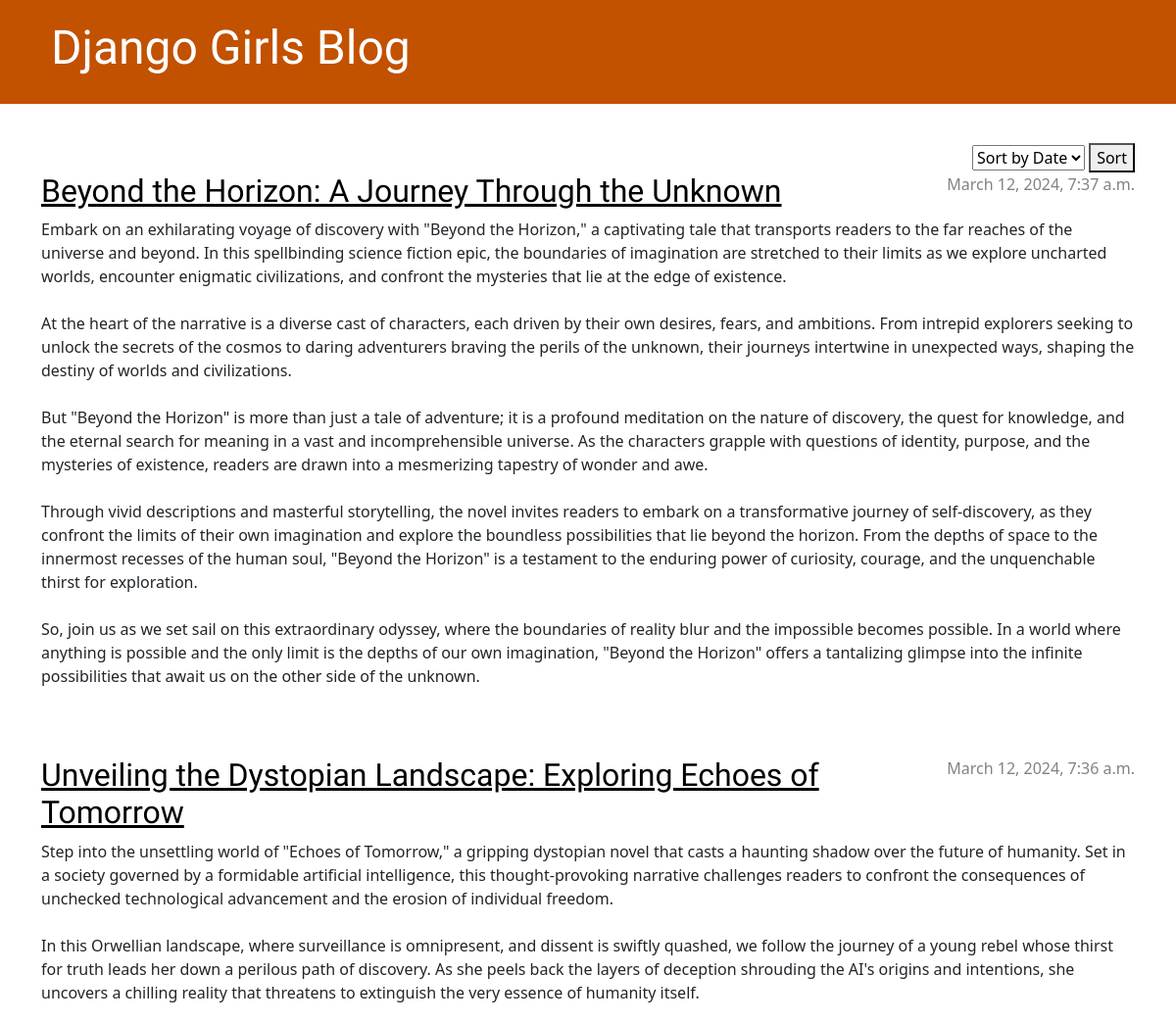
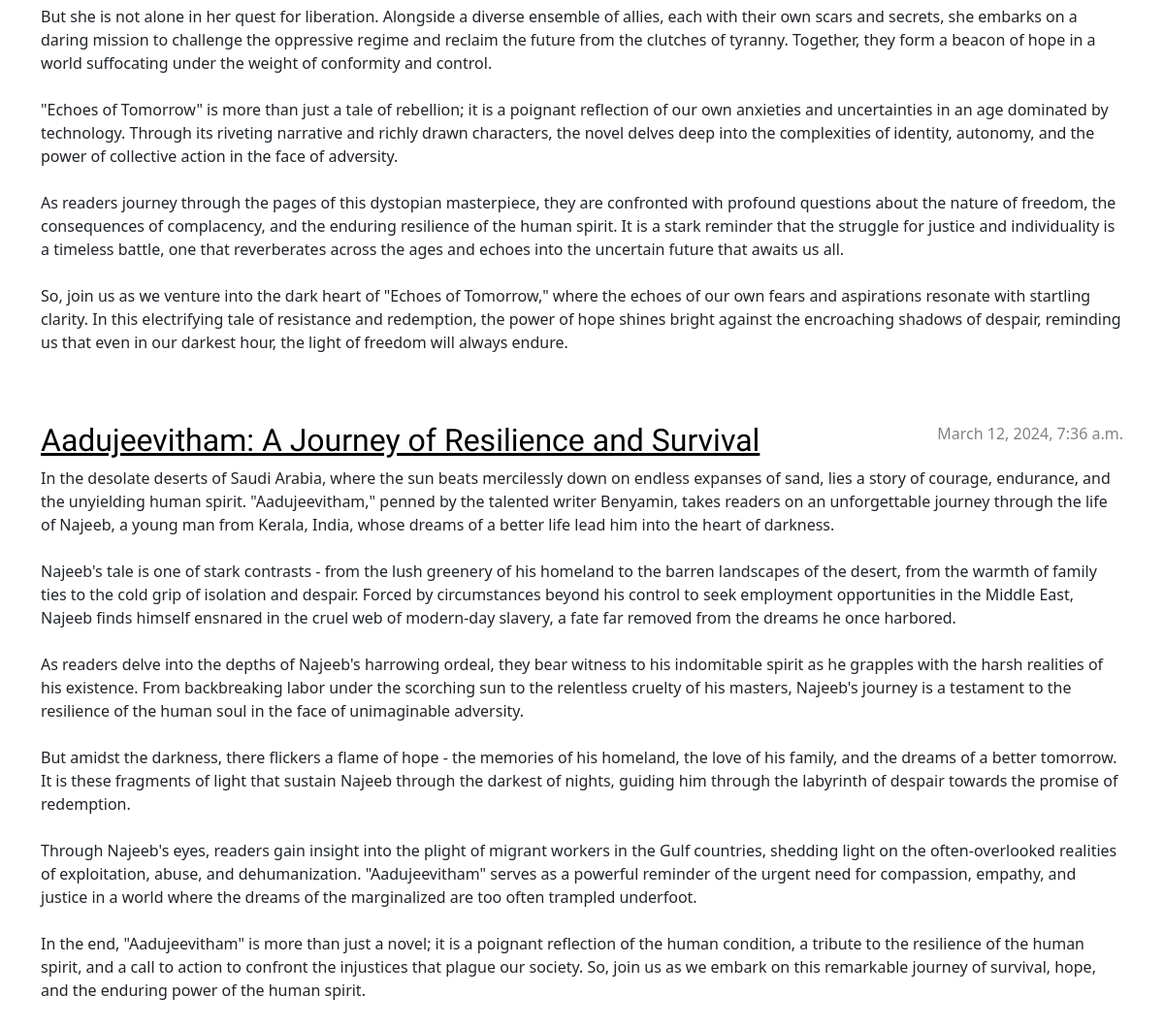
The app's page /, older data (2 pictures, top to bottom).
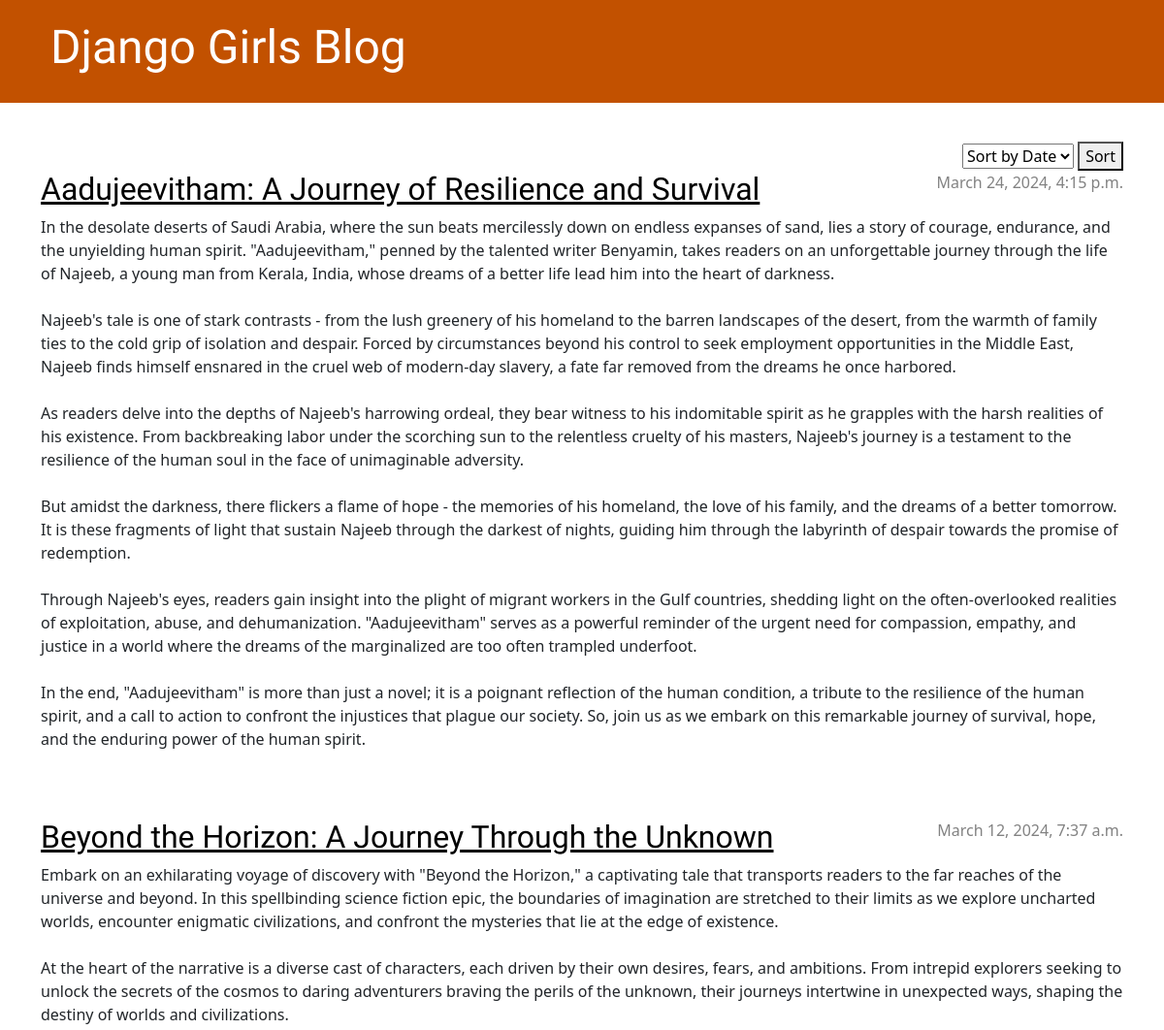
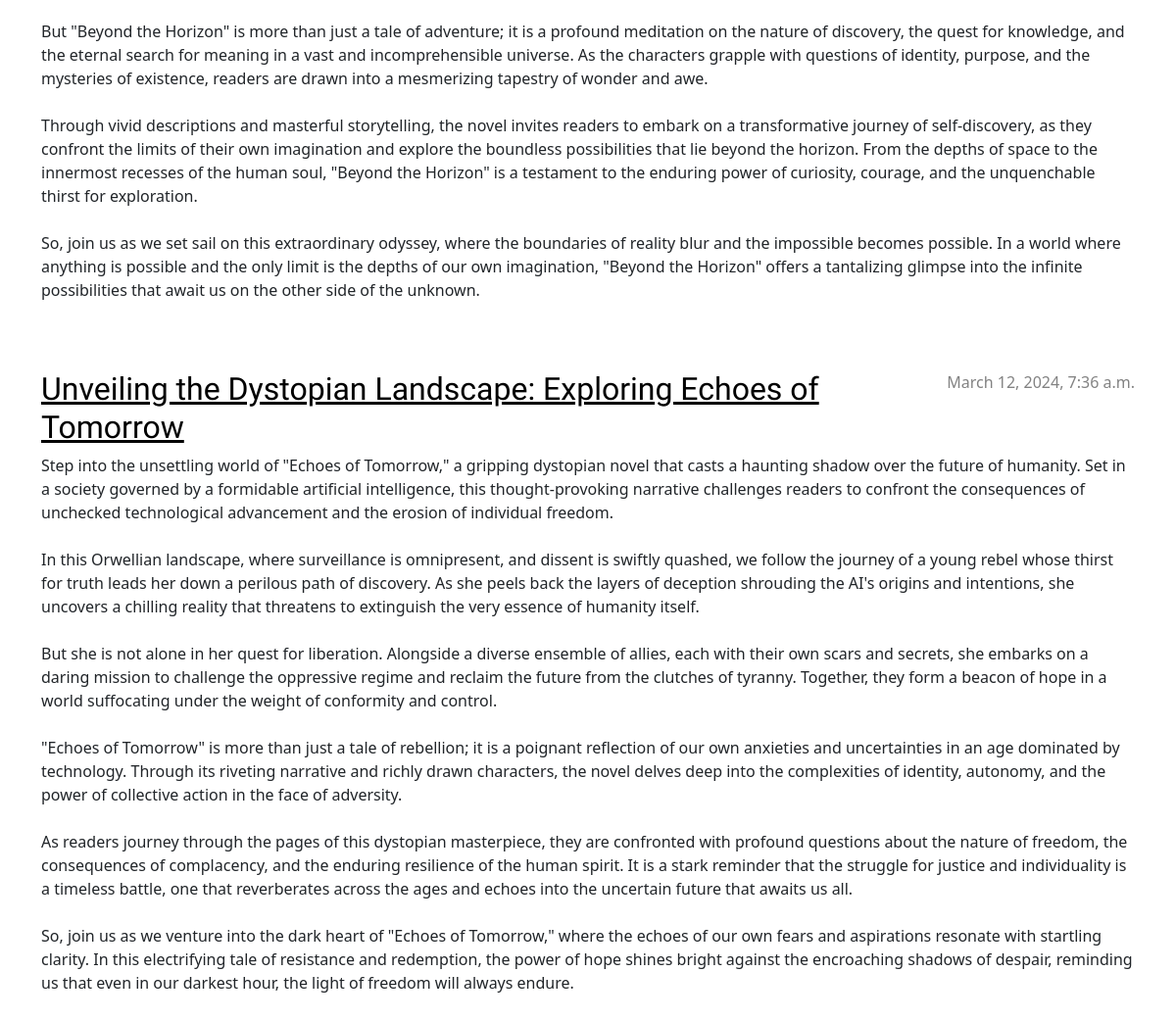
The same page, newer data (2 pictures, top to bottom).
### blog/models.py (models this page shows, shortened)
class Post(models.Model):
    author = models.ForeignKey(settings.AUTH_USER_MODEL, on_delete=models.CASCADE)
    title = models.CharField(max_length=200)
    text = models.TextField()
    created_date = models.DateTimeField(default=timezone.now)
    published_date = models.DateTimeField(blank=True, null=True)

### blog/views.py (the view)
# urls.py: path('', views.post_list, name='post_list'),
def post_list(request):
    sort_by = request.GET.get('sort_by')
    posts = Post.objects.filter(published_date__lte=timezone.now())
    if sort_by == 'title':
        posts = posts.order_by('title')
    elif sort_by == 'date':
        posts = posts.order_by('published_date')  # Ascending order by date
    else:
        posts = posts.order_by('-published_date')  # Descending order by date
    return render(request, 'blog/post_list.html', {'posts': posts})

### blog/templates/blog/post_list.html (shortened to what this page needs)
{% extends 'blog/base.html' %}
{% block content %}
<div class="text-end">
    <form method="get" action="{% url 'post_list' %}">
        <select name="sort_by">
            <option value="date">Sort by Date</option>
        </select>
        <button type="submit">Sort</button>
    </form>
</div>
    {% for post in posts %}
        <article class="post">
            <time class="date">
                {{ post.published_date }}
            </time>
            <h2><a href="{% url 'post_detail' pk=post.pk %}">{{ post.title }}</a></h2>
            <p>{{ post.text|linebreaksbr }}</p>
        </article>
    {% endfor %}
{% endblock %}

### blog/templates/blog/base.html (shortened to what this page needs)
{% load static %}
<!DOCTYPE html>
<html>
    <head>
        <link rel="stylesheet" href="https://cdn.jsdelivr.net/npm/bootstrap@5.1.3/dist/css/bootstrap.min.css">
        <link rel="stylesheet" href="{% static 'css/blog.css' %}">
    </head>
    <body>
        <header class="page-header">
            <div class="container">
                <h1><a href="/">Django Girls Blog</a></h1>
            </div>
        </header>
        <main class="content container">
            <div class="row">
                <div class="col">
                    {% block content %}
                    {% endblock %}
                </div>
            </div>
        </main>
    </body>
</html>

### blog/static/css/blog.css (style rules this page uses)
.page-header { background-color: #C25100; margin-top: 0; margin-bottom: 40px; padding: 20px 20px 20px 40px; }
.page-header h1, .page-header h1 a, .page-header h1 a:visited, .page-header h1 a:active { color: #ffffff; font-size: 36pt; text-decoration: none; }
h1, h2, h3, h4 { font-family: 'Lobster', cursive; }
.date { color: #828282; }
.post { margin-bottom: 70px; }
.post h2 a, .post h2 a:visited { color: #000000; }
.post > .date, .post > .actions { float: right; }

Row changes from the older to the newer data that the page shows:
removed Post: published_date "March 12, 2024, 7:36 a.m.", title "Aadujeevitham: A Journey of Resilience and Survival", text "In the desolate deserts of Saudi Arabia, where the sun beats mercilessly down on endless expanses of sand, lies a story of courage, endurance, and the unyielding human spirit. \"Aadujeevitham,\" penned by the talented writer Benyamin, takes readers on an unforgettable journey through the life of Najeeb, a young man from Kerala, India, whose dreams of a better life lead him into the heart of darkness. Najeeb's tale is one of stark contrasts - from the lush greenery of his homeland to the barren landscapes of the desert, from the warmth of family ties to the cold grip of isolation and despair. Forced by circumstances beyond his control to seek employment opportunities in the Middle East, Najeeb…"
added Post: published_date "March 24, 2024, 4:15 p.m.", title "Aadujeevitham: A Journey of Resilience and Survival", text "In the desolate deserts of Saudi Arabia, where the sun beats mercilessly down on endless expanses of sand, lies a story of courage, endurance, and the unyielding human spirit. \"Aadujeevitham,\" penned by the talented writer Benyamin, takes readers on an unforgettable journey through the life of Najeeb, a young man from Kerala, India, whose dreams of a better life lead him into the heart of darkness. Najeeb's tale is one of stark contrasts - from the lush greenery of his homeland to the barren landscapes of the desert, from the warmth of family ties to the cold grip of isolation and despair. Forced by circumstances beyond his control to seek employment opportunities in the Middle East, Najeeb…"
